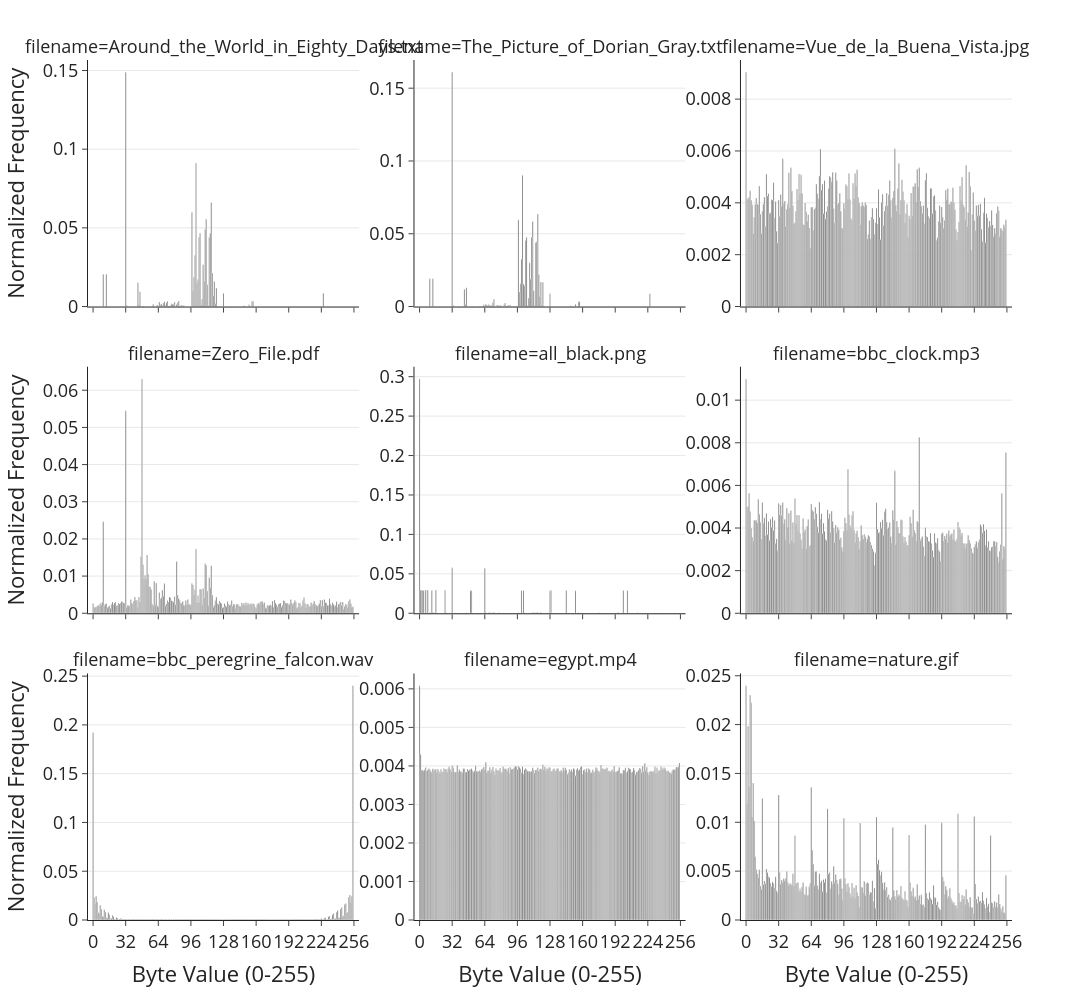

Write notebook code for a chart like this one.
### Code cell
fig = px.bar(
    df_bytes, x='byte_value', y='normalized_count', facet_col='filename',
    facet_col_wrap=3, template="simple_white", facet_col_spacing=0.06,
    category_orders={"filename": sorted(df_bytes['filename'].unique())},
    labels={'byte_value': 'Byte Value (0-255)',
            'normalized_count': 'Normalized Frequency'})

fig.update_traces(marker_color='#333333')
fig.update_xaxes(tickmode="linear", tick0=0, dtick=32, tickangle=0,
                 range=[-5, 261])
fig.update_yaxes(matches=None, showgrid=True, showticklabels=True)
fig.update_layout(bargap=0.05, height=1000, width=1500, font_size=18)
fig.write_image(os.path.join(path_results, 'data_set_histogram.pdf'))
fig.write_image(os.path.join(path_results, 'data_set_histogram.svg'), scale=3)
fig.show()

### Figure 1 — Plotly figure (JSON) as saved in the notebook; plotly's stock layout.template omitted (floating-point values rounded to 4 significant figures; data arrays with more than 128 entries replaced by an {"elided": "..."} marker saying what was removed)
{"data": [{"hovertemplate": "filename=Around_the_World_in_Eighty_Days.txt<br>Byte Value (0-255)=%{x}<br>Normalized Frequency=%{y}<extra></extra>", "legendgroup": "", "marker": {"color": "#333333", "pattern": {"shape": ""}}, "name": "", "orientation": "v", "showlegend": false, "textposition": "auto", "type": "bar", "x": [239, 187, 191, 84, 104, 101, 32, 80, 114, 111, 106, 99, 116, 71, 117, 110, 98, 103, 66, 107, 102, 65, 100, 87, 108, 105, 69, 121, 68, 97, 115, 44, 74, 86, 13, 10, 119, 85, 83, 109, 112, 118, 46, 89, 45, 76, 73, 58, 77, 82, 49, 57, 52, 91, 35, 48, 51, 93, 54, 50, 67, 70, 56, 42, 79, 72, 78, 75, 226, 128, 153, 88, 156, 157, 81, 55, 59, 120, 148, 113, 63, 122, 33, 195, 168, 95, 152, 162, 40, 41, 53, 194, 189, 169, 163, 90, 197, 147, 180, 38, 34, 47, 37, 39, 36], "xaxis": "x7", "y": [2.478e-06, 2.478e-06, 2.478e-06, 0.003489, 0.04399, 0.0912, 0.1488, 0.00288, 0.04394, 0.05543, 0.000855, 0.01857, 0.06609, 0.0008921, 0.02124, 0.04891, 0.01008, 0.01712, 0.001113, 0.00457, 0.01514, 0.002947, 0.03237, 0.001043, 0.02659, 0.04653, 0.002225, 0.01172, 0.0007162, 0.05997, 0.04663, 0.01519, 0.0002875, 0.0002974, 0.02059, 0.02059, 0.01597, 0.0005279, 0.002384, 0.0161, 0.01378, 0.007048, 0.009427, 0.0007063, 0.001271, 0.0008252, 0.003373, 0.0001611, 0.0017, 0.001326, 0.0003271, 3.965e-05, 7.187e-05, 1.239e-05, 2.478e-06, 0.0001041, 8.674e-05, 1.239e-05, 4.213e-05, 0.0001462, 0.001571, 0.003113, 8.178e-05, 3.965e-05, 0.001435, 0.002349, 0.001487, 0.000337, 0.008371, 0.008371, 0.001167, 0.0003147, 0.003336, 0.003333, 3.717e-05, 5.7e-05, 0.001514, 0.001727, 0.0004709, 0.0007112, 0.000907, 0.0003222, 0.0008674, 1.983e-05, 4.956e-06, 0.0001933, 6.443e-05, 9.913e-06, 5.204e-05, 5.204e-05, 5.948e-05, 9.913e-06, 2.478e-06, 2.478e-06, 7.435e-06, 4.956e-06, 4.956e-06, 4.956e-06, 2.478e-06, 2.478e-06, 5.452e-05, 1.487e-05, 2.478e-06, 1.735e-05, 4.956e-06], "yaxis": "y7"}, {"hovertemplate": "filename=The_Picture_of_Dorian_Gray.txt<br>Byte Value (0-255)=%{x}<br>Normalized Frequency=%{y}<extra></extra>", "legendgroup": "", "marker": {"color": "#333333", "pattern": {"shape": ""}}, "name": "", "orientation": "v", "showlegend": false, "textposition": "auto", "type": "bar", "x": [239, 187, 191, 84, 104, 101, 32, 80, 114, 111, 106, 99, 116, 71, 117, 110, 98, 103, 66, 107, 102, 105, 68, 97, 121, 44, 79, 115, 87, 108, 100, 13, 10, 119, 85, 83, 109, 112, 118, 46, 89, 45, 76, 73, 58, 65, 82, 49, 57, 52, 91, 35, 55, 93, 77, 70, 51, 50, 48, 69, 74, 72, 42, 67, 78, 75, 86, 88, 226, 128, 153, 120, 113, 59, 156, 157, 122, 63, 33, 148, 152, 95, 195, 169, 81, 160, 166, 168, 90, 53, 137, 180, 167, 170, 56, 40, 41, 34, 47, 54, 37, 39, 36], "xaxis": "x8", "y": [2.148e-06, 2.148e-06, 2.148e-06, 0.002494, 0.04532, 0.09018, 0.1609, 0.0006465, 0.04407, 0.05842, 0.0006594, 0.01563, 0.06359, 0.000988, 0.02206, 0.04775, 0.01001, 0.01425, 0.001059, 0.005932, 0.01547, 0.04758, 0.00136, 0.05963, 0.0166, 0.0119, 0.0005992, 0.04443, 0.001087, 0.03006, 0.03243, 0.01912, 0.01912, 0.01682, 0.0001675, 0.001194, 0.01897, 0.01086, 0.006916, 0.01299, 0.001115, 0.001379, 0.001016, 0.005236, 0.0001074, 0.001555, 0.0004081, 0.0001289, 1.933e-05, 2.148e-05, 4.296e-06, 2.148e-06, 1.074e-05, 4.296e-06, 0.0006594, 0.0004274, 2.577e-05, 2.792e-05, 3.866e-05, 0.0006529, 0.0001847, 0.002947, 3.436e-05, 0.0005692, 0.0005112, 6.229e-05, 0.0002814, 6.873e-05, 0.008707, 0.008707, 0.001572, 0.0009901, 0.0006766, 0.0003351, 0.003303, 0.003303, 0.0003436, 0.001233, 0.0008376, 0.000494, 3.436e-05, 0.0002921, 7.517e-05, 3.866e-05, 4.296e-05, 2.148e-06, 1.503e-05, 6.443e-06, 2.148e-06, 2.363e-05, 2.148e-06, 2.148e-06, 4.296e-06, 4.296e-06, 2.148e-05, 3.651e-05, 3.651e-05, 4.725e-05, 1.289e-05, 1.503e-05, 2.148e-06, 1.503e-05, 4.296e-06], "yaxis": "y8"}, {"hovertemplate": "filename=Vue_de_la_Buena_Vista.jpg<br>Byte Value (0-255)=%{x}<br>Normalized Frequency=%{y}<extra></extra>", "legendgroup": "", "marker": {"color": "#333333", "pattern": {"shape": ""}}, "name": "", "orientation": "v", "showlegend": false, "textposition": "auto", "type": "bar", "x": {"elided": "256 int values"}, "xaxis": "x9", "y": {"elided": "256 float values"}, "yaxis": "y9"}, {"hovertemplate": "filename=Zero_File.pdf<br>Byte Value (0-255)=%{x}<br>Normalized Frequency=%{y}<extra></extra>", "legendgroup": "", "marker": {"color": "#333333", "pattern": {"shape": ""}}, "name": "", "orientation": "v", "showlegend": false, "textposition": "auto", "type": "bar", "x": {"elided": "256 int values"}, "xaxis": "x4", "y": {"elided": "256 float values"}, "yaxis": "y4"}, {"hovertemplate": "filename=all_black.png<br>Byte Value (0-255)=%{x}<br>Normalized Frequency=%{y}<extra></extra>", "legendgroup": "", "marker": {"color": "#333333", "pattern": {"shape": ""}}, "name": "", "orientation": "v", "showlegend": false, "textposition": "auto", "type": "bar", "x": [137, 80, 78, 71, 13, 10, 26, 0, 73, 72, 68, 82, 2, 16, 126, 8, 6, 226, 254, 57, 163, 9, 112, 89, 115, 14, 195, 1, 199, 111, 168, 100, 25, 116, 69, 88, 83, 102, 119, 97, 114, 101, 46, 105, 110, 107, 99, 103, 155, 238, 60, 65, 84, 120, 156, 237, 214, 32, 192, 176, 3, 255, 158, 94, 132, 164, 85, 231, 204, 246, 235, 224, 63, 200, 12, 4, 144, 51, 64, 128, 153, 129, 50, 118, 206, 5, 251, 124, 149, 147, 174, 66, 96, 130], "xaxis": "x5", "y": [0.00036, 0.00036, 0.0007199, 0.00036, 0.00108, 0.00108, 0.0007199, 0.297, 0.00108, 0.0007199, 0.00108, 0.00036, 0.02952, 0.02952, 0.00036, 0.02952, 0.02952, 0.00036, 0.00036, 0.00036, 0.00036, 0.00036, 0.0007199, 0.00036, 0.0007199, 0.0007199, 0.00108, 0.02952, 0.00036, 0.00108, 0.00036, 0.0288, 0.02916, 0.00108, 0.0007199, 0.00036, 0.00036, 0.0288, 0.00144, 0.0007199, 0.0007199, 0.0007199, 0.0007199, 0.00036, 0.00036, 0.00036, 0.00036, 0.0007199, 0.00036, 0.00036, 0.00036, 0.00108, 0.00036, 0.00036, 0.0007199, 0.00036, 0.0007199, 0.0576, 0.00036, 0.0007199, 0.0288, 0.00036, 0.00036, 0.00036, 0.00036, 0.00036, 0.00036, 0.00036, 0.0288, 0.00036, 0.00036, 0.00036, 0.00036, 0.0288, 0.0288, 0.0288, 0.0288, 0.0288, 0.05724, 0.02844, 0.02844, 0.0288, 0.02844, 0.00036, 0.00036, 0.00036, 0.00036, 0.00036, 0.00036, 0.00036, 0.00036, 0.00036, 0.00036, 0.00036], "yaxis": "y5"}, {"hovertemplate": "filename=bbc_clock.mp3<br>Byte Value (0-255)=%{x}<br>Normalized Frequency=%{y}<extra></extra>", "legendgroup": "", "marker": {"color": "#333333", "pattern": {"shape": ""}}, "name": "", "orientation": "v", "showlegend": false, "textposition": "auto", "type": "bar", "x": {"elided": "256 int values"}, "xaxis": "x6", "y": {"elided": "256 float values"}, "yaxis": "y6"}, {"hovertemplate": "filename=bbc_peregrine_falcon.wav<br>Byte Value (0-255)=%{x}<br>Normalized Frequency=%{y}<extra></extra>", "legendgroup": "", "marker": {"color": "#333333", "pattern": {"shape": ""}}, "name": "", "orientation": "v", "showlegend": false, "textposition": "auto", "type": "bar", "x": {"elided": "256 int values"}, "xaxis": "x", "y": {"elided": "256 float values"}, "yaxis": "y"}, {"hovertemplate": "filename=egypt.mp4<br>Byte Value (0-255)=%{x}<br>Normalized Frequency=%{y}<extra></extra>", "legendgroup": "", "marker": {"color": "#333333", "pattern": {"shape": ""}}, "name": "", "orientation": "v", "showlegend": false, "textposition": "auto", "type": "bar", "x": {"elided": "256 int values"}, "xaxis": "x2", "y": {"elided": "256 float values"}, "yaxis": "y2"}, {"hovertemplate": "filename=nature.gif<br>Byte Value (0-255)=%{x}<br>Normalized Frequency=%{y}<extra></extra>", "legendgroup": "", "marker": {"color": "#333333", "pattern": {"shape": ""}}, "name": "", "orientation": "v", "showlegend": false, "textposition": "auto", "type": "bar", "x": {"elided": "256 int values"}, "xaxis": "x3", "y": {"elided": "256 float values"}, "yaxis": "y3"}], "layout": {"annotations": [{"font": {}, "showarrow": false, "text": "filename=bbc_peregrine_falcon.wav", "x": 0.1467, "xanchor": "center", "xref": "paper", "y": 0.2867, "yanchor": "bottom", "yref": "paper"}, {"font": {}, "showarrow": false, "text": "filename=egypt.mp4", "x": 0.5, "xanchor": "center", "xref": "paper", "y": 0.2867, "yanchor": "bottom", "yref": "paper"}, {"font": {}, "showarrow": false, "text": "filename=nature.gif", "x": 0.8533, "xanchor": "center", "xref": "paper", "y": 0.2867, "yanchor": "bottom", "yref": "paper"}, {"font": {}, "showarrow": false, "text": "filename=Zero_File.pdf", "x": 0.1467, "xanchor": "center", "xref": "paper", "y": 0.6433, "yanchor": "bottom", "yref": "paper"}, {"font": {}, "showarrow": false, "text": "filename=all_black.png", "x": 0.5, "xanchor": "center", "xref": "paper", "y": 0.6433, "yanchor": "bottom", "yref": "paper"}, {"font": {}, "showarrow": false, "text": "filename=bbc_clock.mp3", "x": 0.8533, "xanchor": "center", "xref": "paper", "y": 0.6433, "yanchor": "bottom", "yref": "paper"}, {"font": {}, "showarrow": false, "text": "filename=Around_the_World_in_Eighty_Days.txt", "x": 0.1467, "xanchor": "center", "xref": "paper", "y": 1.0, "yanchor": "bottom", "yref": "paper"}, {"font": {}, "showarrow": false, "text": "filename=The_Picture_of_Dorian_Gray.txt", "x": 0.5, "xanchor": "center", "xref": "paper", "y": 1.0, "yanchor": "bottom", "yref": "paper"}, {"font": {}, "showarrow": false, "text": "filename=Vue_de_la_Buena_Vista.jpg", "x": 0.8533, "xanchor": "center", "xref": "paper", "y": 1.0, "yanchor": "bottom", "yref": "paper"}], "bargap": 0.05, "barmode": "relative", "font": {"size": 18}, "height": 1000, "legend": {"tracegroupgap": 0}, "margin": {"t": 60}, "width": 1500, "xaxis": {"anchor": "y", "domain": [0, 0.2933], "dtick": 32, "range": [-5, 261], "tick0": 0, "tickangle": 0, "tickmode": "linear", "title": {"text": "Byte Value (0-255)"}}, "xaxis2": {"anchor": "y2", "domain": [0.3533, 0.6467], "dtick": 32, "matches": "x", "range": [-5, 261], "tick0": 0, "tickangle": 0, "tickmode": "linear", "title": {"text": "Byte Value (0-255)"}}, "xaxis3": {"anchor": "y3", "domain": [0.7067, 1], "dtick": 32, "matches": "x", "range": [-5, 261], "tick0": 0, "tickangle": 0, "tickmode": "linear", "title": {"text": "Byte Value (0-255)"}}, "xaxis4": {"anchor": "y4", "domain": [0, 0.2933], "dtick": 32, "matches": "x", "range": [-5, 261], "showticklabels": false, "tick0": 0, "tickangle": 0, "tickmode": "linear"}, "xaxis5": {"anchor": "y5", "domain": [0.3533, 0.6467], "dtick": 32, "matches": "x", "range": [-5, 261], "showticklabels": false, "tick0": 0, "tickangle": 0, "tickmode": "linear"}, "xaxis6": {"anchor": "y6", "domain": [0.7067, 1], "dtick": 32, "matches": "x", "range": [-5, 261], "showticklabels": false, "tick0": 0, "tickangle": 0, "tickmode": "linear"}, "xaxis7": {"anchor": "y7", "domain": [0, 0.2933], "dtick": 32, "matches": "x", "range": [-5, 261], "showticklabels": false, "tick0": 0, "tickangle": 0, "tickmode": "linear"}, "xaxis8": {"anchor": "y8", "domain": [0.3533, 0.6467], "dtick": 32, "matches": "x", "range": [-5, 261], "showticklabels": false, "tick0": 0, "tickangle": 0, "tickmode": "linear"}, "xaxis9": {"anchor": "y9", "domain": [0.7067, 1], "dtick": 32, "matches": "x", "range": [-5, 261], "showticklabels": false, "tick0": 0, "tickangle": 0, "tickmode": "linear"}, "yaxis": {"anchor": "x", "domain": [0, 0.2867], "showgrid": true, "showticklabels": true, "title": {"text": "Normalized Frequency"}}, "yaxis2": {"anchor": "x2", "domain": [0, 0.2867], "showgrid": true, "showticklabels": true}, "yaxis3": {"anchor": "x3", "domain": [0, 0.2867], "showgrid": true, "showticklabels": true}, "yaxis4": {"anchor": "x4", "domain": [0.3567, 0.6433], "showgrid": true, "showticklabels": true, "title": {"text": "Normalized Frequency"}}, "yaxis5": {"anchor": "x5", "domain": [0.3567, 0.6433], "showgrid": true, "showticklabels": true}, "yaxis6": {"anchor": "x6", "domain": [0.3567, 0.6433], "showgrid": true, "showticklabels": true}, "yaxis7": {"anchor": "x7", "domain": [0.7133, 1.0], "showgrid": true, "showticklabels": true, "title": {"text": "Normalized Frequency"}}, "yaxis8": {"anchor": "x8", "domain": [0.7133, 1.0], "showgrid": true, "showticklabels": true}, "yaxis9": {"anchor": "x9", "domain": [0.7133, 1.0], "showgrid": true, "showticklabels": true}}}
